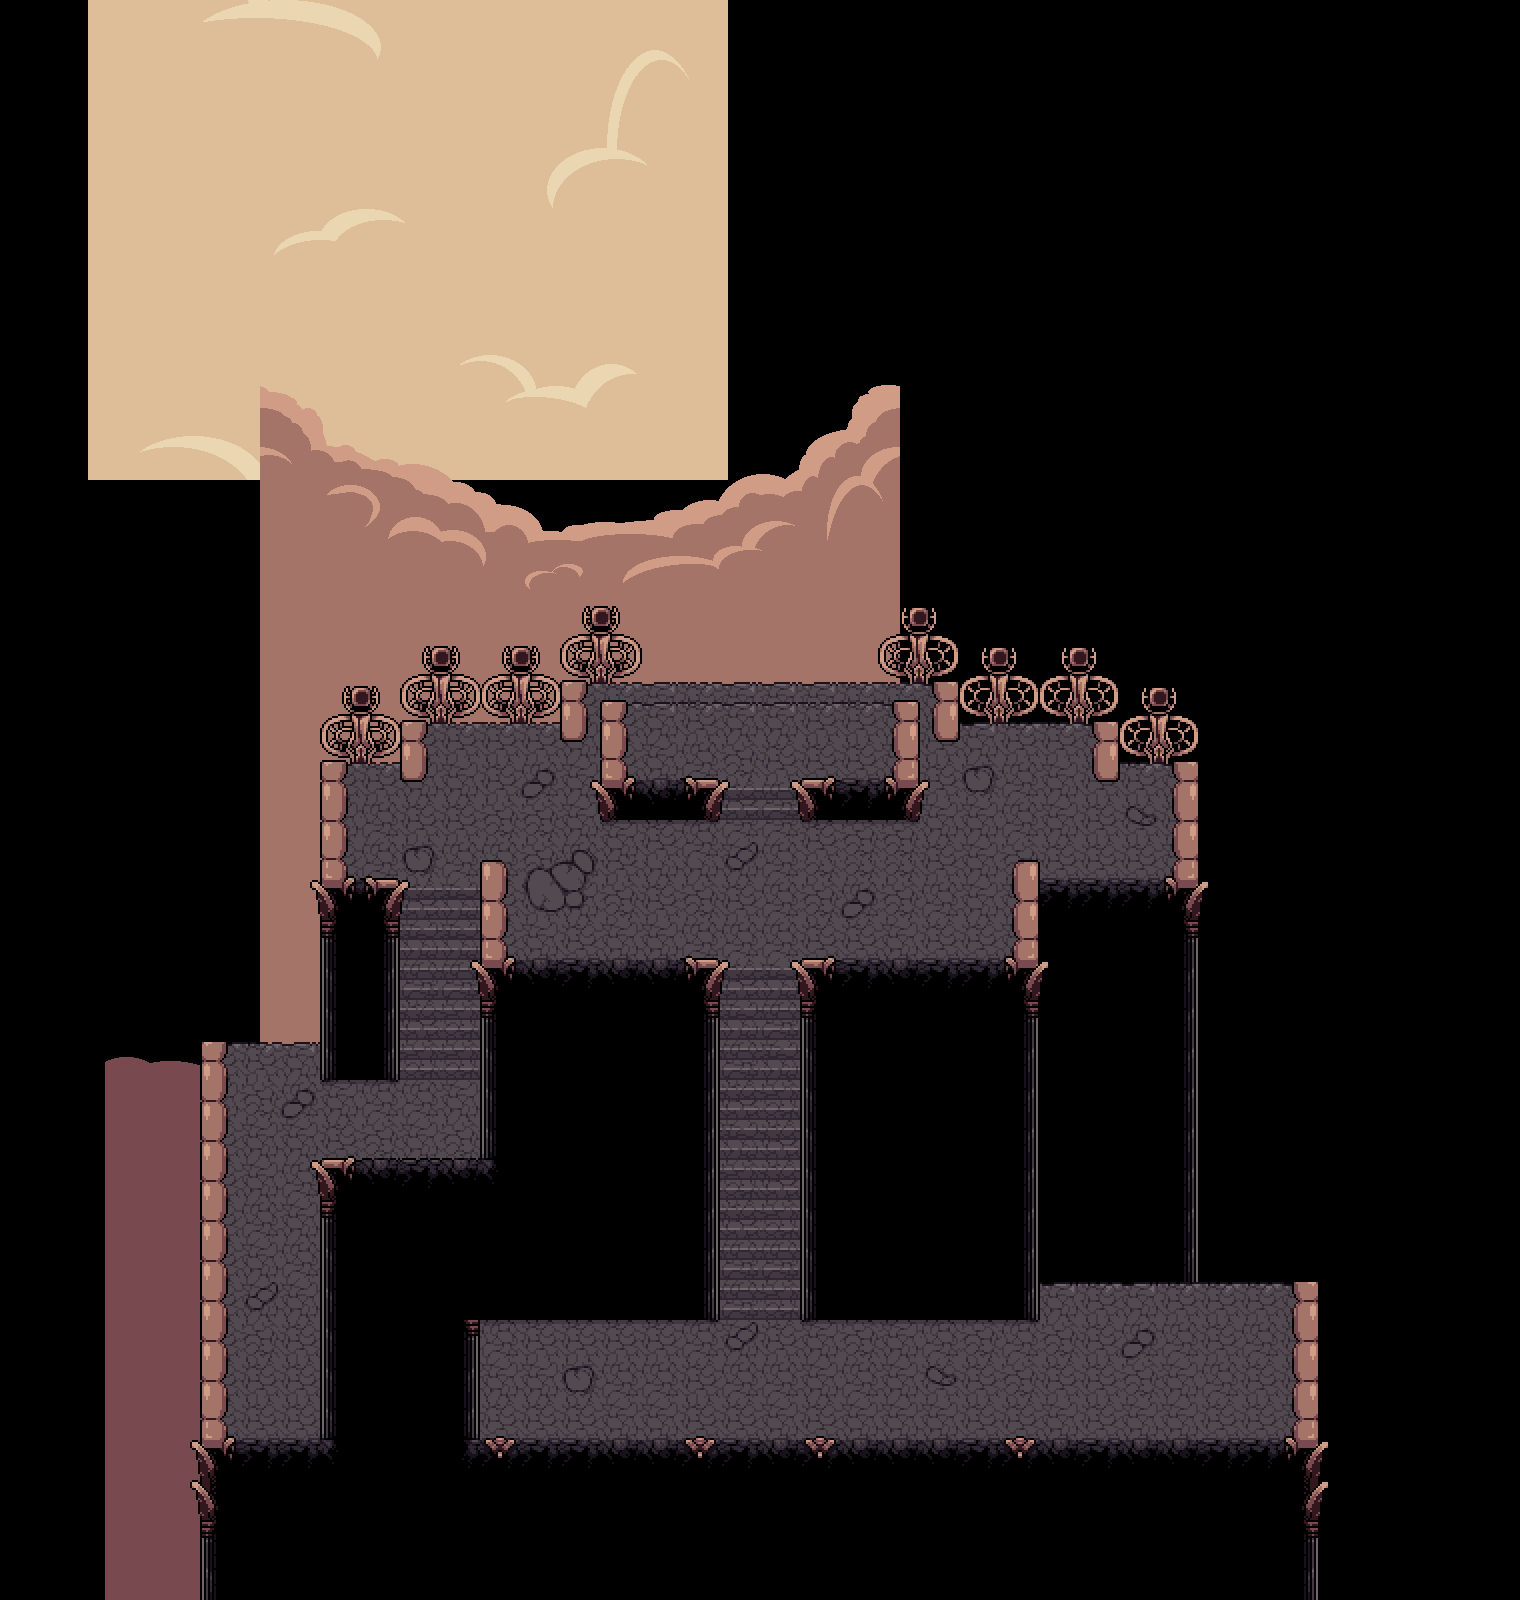

This game map was drawn from its Tiled (.tmx) file and the tilesets committed beside it. A one-line description and the trimmed map source follow:
An orthogonal 38x40 tile map with 40x40 px tiles, 5 tile layers (bgtiles, fencetiles, tiles, stairtiles, ...), 2 tilesets, 3 image layers and 36 objects (p5entrance, dreamwarp, spawn, save_spawn, savepoint, ...).

<map version="1.8" tiledversion="1.8.4" orientation="orthogonal" renderorder="right-down" width="38" height="40" tilewidth="40" tileheight="40" infinite="0" nextlayerid="18" nextobjectid="62">
 <editorsettings>
  <export target="data.lua" format="lua" />
 </editorsettings>
 <properties>
  <property name="name" value="Godhome's Peak" />
 </properties>
 <tileset firstgid="1" source="../../tilesets/godhome.tsx" />
 <tileset firstgid="225" source="../../tilesets/decoration.tsx" />
 <imagelayer id="7" name="bg1" offsetx="88" offsety="0" parallaxx="0.2" parallaxy="0.2" repeatx="1" repeaty="1">
  <image source="../../../../assets/sprites/tilesets/bg_a.png" width="640" height="480" />
 </imagelayer>
 <objectgroup id="8" name="objects_fountain" />
 <objectgroup id="10" name="dream_ps" />
 <imagelayer id="9" name="bg2" offsetx="260" offsety="280" parallaxx="0.6" parallaxy="0.6" repeatx="1">
  <image source="../../../../assets/sprites/tilesets/bg_b.png" width="640" height="1280" />
 </imagelayer>
 <imagelayer id="16" name="bg3" offsetx="105" offsety="773" parallaxx="0.8" parallaxy="0.8" repeatx="1">
  <image source="../../../../assets/sprites/tilesets/bg_c.png" width="640" height="880" />
 </imagelayer>
 <layer id="6" name="bgtiles" width="38" height="40">
  <data>[1520 cells, 49 non-empty, 6 distinct tile ids]</data>
 </layer>
 <layer id="15" name="fencetiles" width="38" height="40" offsetx="0" offsety="4">
  <data>[1520 cells, 38 non-empty, 10 distinct tile ids]</data>
 </layer>
 <layer id="1" name="tiles" width="38" height="40">
  <data>[1520 cells, 522 non-empty, 72 distinct tile ids]</data>
 </layer>
 <layer id="14" name="stairtiles" width="38" height="40" offsetx="0" offsety="-20">
  <data>[1520 cells, 32 non-empty, 28 distinct tile ids]</data>
 </layer>
 <objectgroup id="3" name="collision">
  <object id="3" x="800" y="1240" width="240" height="80" />
  <object id="7" x="440" y="1320" width="40" height="120" />
  <object id="8" x="440" y="1240" width="280" height="80" />
  <object id="9" x="680" y="1000" width="40" height="240" />
  <object id="10" x="800" y="1000" width="40" height="240" />
  <object id="14" x="800" y="960" width="240" height="40" />
  <object id="15" x="1040" y="880" width="160" height="120" />
  <object id="16" x="1200" y="720" width="40" height="160" />
  <object id="17" x="1120" y="680" width="80" height="80" />
  <object id="18" x="960" y="640" width="160" height="80" />
  <object id="19" x="560" y="640" width="400" height="40" />
  <object id="20" x="400" y="640" width="160" height="80" />
  <object id="21" x="320" y="680" width="80" height="80" />
  <object id="22" x="280" y="720" width="40" height="320" />
  <object id="23" x="320" y="880" width="80" height="200" />
  <object id="24" x="480" y="960" width="240" height="40" />
  <object id="25" x="480" y="1000" width="40" height="200" />
  <object id="26" x="320" y="1160" width="160" height="40" />
  <object id="27" x="200" y="1000" width="80" height="40" />
  <object id="28" x="160" y="1040" width="40" height="400" />
  <object id="29" x="200" y="1440" width="160" height="40" />
  <object id="30" x="320" y="1200" width="40" height="240" />
  <object id="36" x="1040" y="1240" width="280" height="40" />
  <object id="37" x="1320" y="1280" width="40" height="160" />
  <object id="38" x="440" y="1440" width="880" height="40" />
  <object id="40" x="480" y="880" height="80" />
  <object id="47" x="600" y="780">
   <polygon points="0,0 120,0 120,40 0,40" />
  </object>
  <object id="48" x="800" y="780">
   <polygon points="0,0 120,0 120,40 0,40" />
  </object>
  <object id="52" x="600" y="680" height="120" />
  <object id="53" x="920" y="680" height="120" />
 </objectgroup>
 <objectgroup id="13" name="objects_entrance">
  <object id="41" name="p5entrance" x="760" y="760">
   <point />
  </object>
  <object id="56" name="dreamwarp" x="1180" y="1320" width="80" height="80">
   <properties>
    <property name="map" value="hub" />
    <property name="marker" value="warp" />
   </properties>
   <ellipse />
  </object>
 </objectgroup>
 <objectgroup id="12" name="void_ps" />
 <objectgroup id="2" name="markers">
  <object id="2" name="spawn" x="1120" y="1390">
   <point />
  </object>
  <object id="59" name="save_spawn" x="760" y="1400">
   <point />
  </object>
 </objectgroup>
 <objectgroup id="4" name="objects">
  <object id="58" name="savepoint" x="640" y="1360" width="40" height="40">
   <properties>
    <property name="marker" value="save_spawn" />
   </properties>
  </object>
  <object id="61" name="stormentrance" x="320" y="1360" width="40" height="80" />
 </objectgroup>
 <objectgroup id="17" name="objects_ps" />
 <layer id="11" name="fgtiles" width="38" height="40">
  <data>[1520 cells, 5 non-empty, 2 distinct tile ids]</data>
 </layer>
</map>